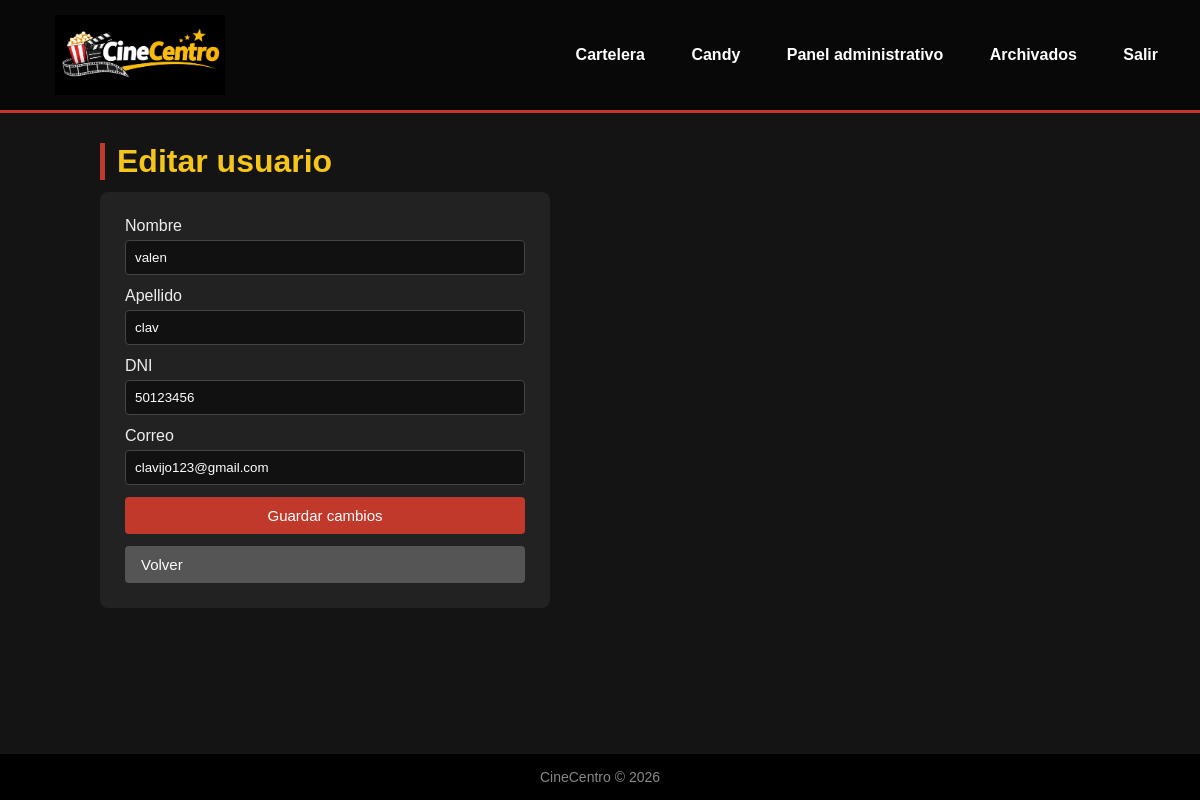
The app's page /editar_usuario.php?id=2 (signed in) with its own data.
### tables this page shows
CREATE TABLE `usuarios` (
  `id` int(11) NOT NULL,
  `nombre` varchar(50) NOT NULL,
  `apellido` varchar(50) NOT NULL,
  `dni` varchar(10) NOT NULL,
  `email` varchar(100) NOT NULL,
  `password` varchar(255) NOT NULL,
  `rol` enum('usuario','admin') NOT NULL DEFAULT 'usuario',
  `fecha_creacion` datetime DEFAULT current_timestamp(),
  `fecha_archivado` datetime DEFAULT NULL
);

### editar_usuario.php (the view, shortened to what this page needs)
<?php
require_once "conexion.php";
require_once "funciones.php";
$id = (int)($_GET['id'] ?? $_POST['id'] ?? 0);
$stmt = $pdo->prepare("SELECT * FROM usuarios WHERE id = :id AND fecha_archivado IS NULL");
$stmt->execute([':id' => $id]);
$usuario = $stmt->fetch();
?>
<h1>Editar usuario</h1>
<form method="POST" class="formulario">
    <label>Nombre <input type="text" name="nombre" value="<?php echo h($usuario['nombre']); ?>"></label>
    <label>Apellido <input type="text" name="apellido" value="<?php echo h($usuario['apellido']); ?>"></label>
    <label>DNI <input type="text" name="dni" value="<?php echo h($usuario['dni']); ?>"></label>
    <label>Correo <input type="email" name="email" value="<?php echo h($usuario['email']); ?>"></label>
    <button type="submit" class="boton">Guardar cambios</button>
    <a class="boton gris" href="admin_usuarios.php">Volver</a>
</form>

### css/estilos.css (style rules this page uses)
* { box-sizing: border-box; margin: 0; padding: 0; }
body { font-family: Arial, sans-serif; background: #141414; color: #eee; min-height: 100vh; display: flex; flex-direction: column; }
a { color: #f5c518; }
h1 { color: #f5c518; font-size: 32px; margin-bottom: 12px; border-left: 5px solid #c0392b; padding-left: 12px; }
.formulario { background: #222; padding: 25px; border-radius: 8px; max-width: 450px; display: flex; flex-direction: column; gap: 12px; }
.formulario label { display: flex; flex-direction: column; gap: 5px; }
input[type="text"], input[type="email"], input[type="password"] { padding: 9px; border: 1px solid #444; border-radius: 4px; background: #111; color: #fff; }
.boton { display: inline-block; background: #c0392b; color: #fff; border: none; padding: 10px 16px; border-radius: 4px; cursor: pointer; text-decoration: none; font-size: 15px; }
.boton.gris { background: #555; }

### records on screen
usuarios: nombre "valen", apellido "clav", dni "50123456", email "clavijo123@gmail.com"
